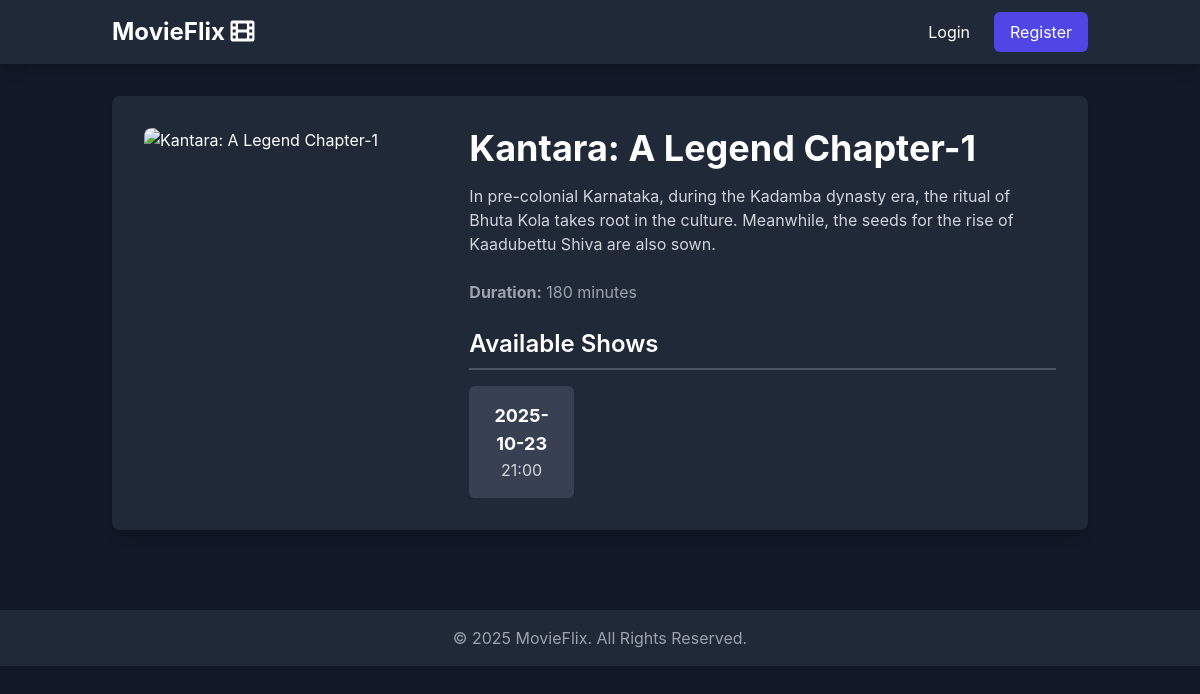
The page /movie/2 on the database its author committed.
### tables this page shows
CREATE TABLE movies (
        id INTEGER PRIMARY KEY AUTOINCREMENT,
        title TEXT NOT NULL,
        description TEXT,
        poster_url TEXT,
        duration_minutes INTEGER
    );

CREATE TABLE shows (
        id INTEGER PRIMARY KEY AUTOINCREMENT,
        movie_id INTEGER,
        show_date TEXT NOT NULL,
        show_time TEXT NOT NULL,
        FOREIGN KEY(movie_id) REFERENCES movies(id)
    );

### app.py (the view)
@app.route('/movie/<int:movie_id>')
def movie_details(movie_id):
    movie = query_db('SELECT * FROM movies WHERE id = ?', [movie_id], one=True)
    today = datetime.date.today().isoformat()
    shows = query_db('SELECT * FROM shows WHERE movie_id = ? AND show_date >= ? ORDER BY show_date, show_time', [movie_id, today])
    return render_template('movie_details.html', movie=movie, shows=shows)

### app.py (called while the page is built)
def get_db():
    db = getattr(g, '_database', None)
    if db is None:
        db = g._database = sqlite3.connect(DATABASE)
        db.row_factory = sqlite3.Row
    return db

@app.teardown_appcontext
def close_connection(exception):
    db = getattr(g, '_database', None)
    if db is not None:
        db.close()

def query_db(query, args=(), one=False):
    cur = get_db().execute(query, args)
    rv = cur.fetchall()
    cur.close()
    return (rv[0] if rv else None) if one else rv

@app.context_processor
def inject_user():
    user = None
    if 'user_id' in session:
        user = query_db('SELECT * FROM users WHERE id = ?', [session['user_id']], one=True)
    return dict(current_user=user)

### templates/movie_details.html (shortened to what this page needs)
{% extends 'layout.html' %}
{% block content %}
<div class="bg-gray-800 rounded-lg shadow-lg p-8">
    <div class="flex flex-col md:flex-row gap-8">
        <div class="md:w-1/3">
            <img src="{{ movie.poster_url }}" alt="{{ movie.title }}" class="w-full h-auto rounded-lg">
        </div>
        <div class="md:w-2/3">
            <h1 class="text-4xl font-bold mb-4">{{ movie.title }}</h1>
            <p class="text-gray-300 mb-6">{{ movie.description }}</p>
            <p class="text-gray-400 mb-6"><strong>Duration:</strong> {{ movie.duration_minutes }} minutes</p>
            <h2 class="text-2xl font-semibold mb-4 border-b-2 border-gray-600 pb-2">Available Shows</h2>
            {% if shows %}
                <div class="grid grid-cols-2 sm:grid-cols-3 md:grid-cols-4 lg:grid-cols-5 gap-4">
                {% for show in shows %}
                    <a href="{{ url_for('book_show', show_id=show.id) }}" class="block bg-gray-700 hover:bg-indigo-600 text-center p-4 rounded-md transition-colors">
                        <span class="font-bold text-lg">{{ show.show_date }}</span>
                        <span class="block text-gray-300">{{ show.show_time }}</span>
                    </a>
                {% endfor %}
                </div>
            {% else %}
                <p class="text-gray-400">No shows available for this movie yet. Please check back later.</p>
            {% endif %}
        </div>
    </div>
</div>
{% endblock %}

### templates/layout.html (style rules this page uses)
body { font-family: 'Inter', sans-serif; }

### rows shown on the page
movies: title "Kantara: A Legend Chapter-1", description "In pre-colonial Karnataka, during the Kadamba dynasty era, the ritual of Bhuta Kola takes root in the culture. Meanwhile, the seeds for the rise of Kaadubettu Shiva are also sown.", duration_minutes "180"
shows: show_date "2025-10-23", show_time "21:00"
